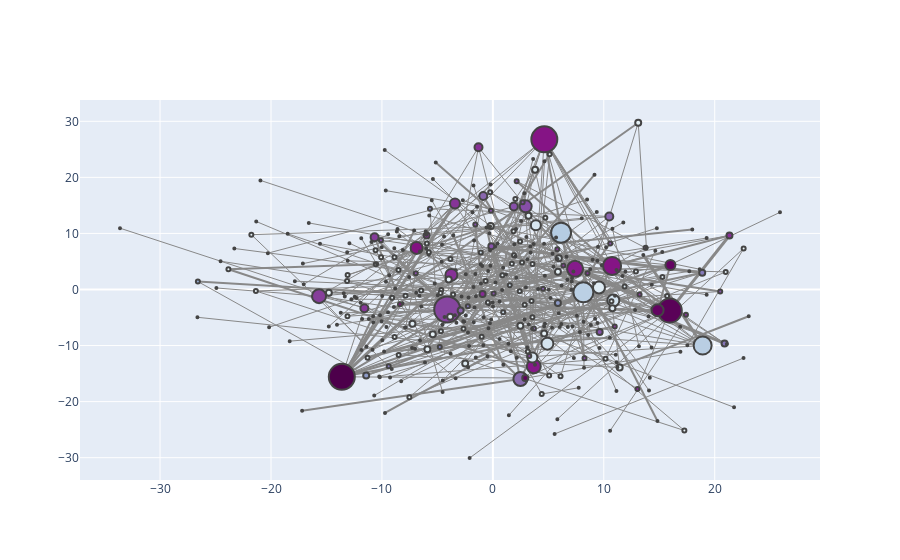

Notebook code cell kept with this figure:
### Code cell
configure_plotly_browser_state()
plotNetworkSizeColor(wordpressGraph,closenessCentr,"closeness")
